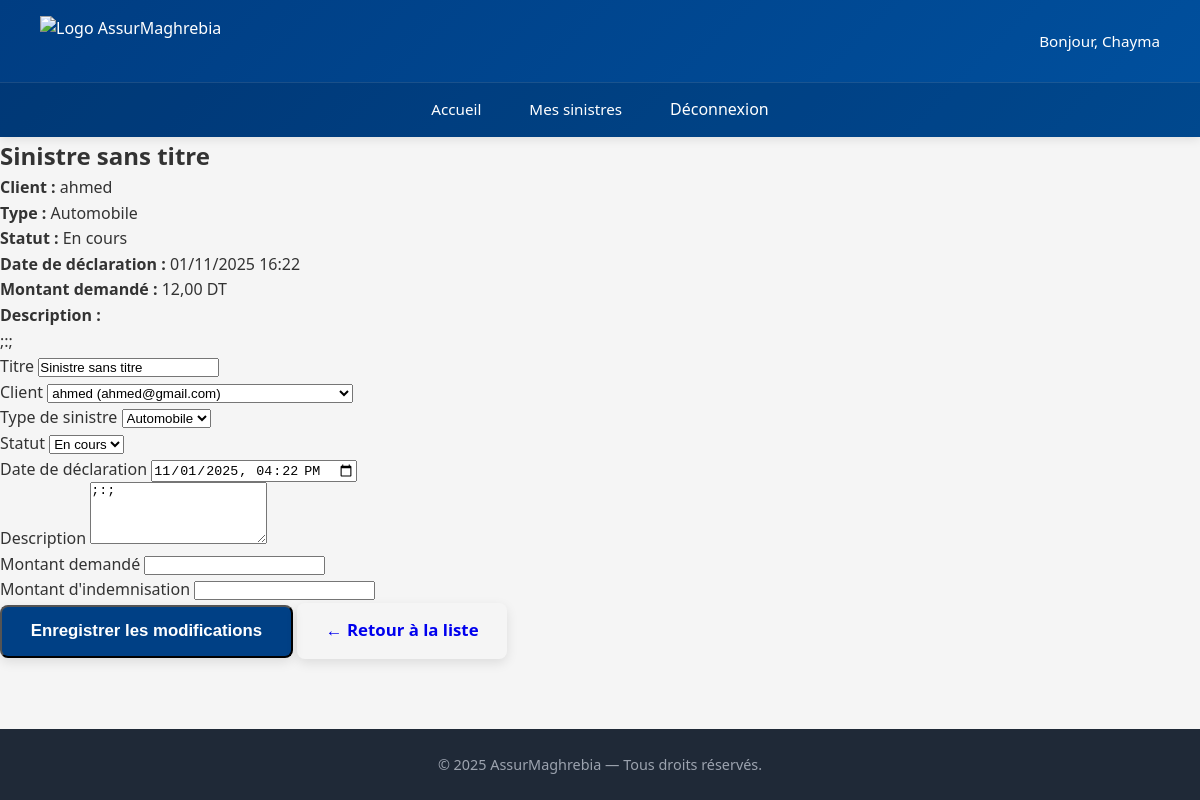
Screenshot of /sinistres/12/ (signed in) with the database file from the repository.
### sinistre/models.py (models this page shows, shortened)
class Sinistre(models.Model):
    class StatutChoices(models.TextChoices):
        EN_COURS = 'en_cours', _('En cours')
        CLOS = 'clos', _('Clos')
        REFUSE = 'refuse', _('Refusé')
    class TypeSinistreChoices(models.TextChoices):
        AUTOMOBILE = 'automobile', _('Automobile')
        HABITATION = 'habitation', _('Habitation')
        SANTE = 'sante', _('Santé')
        AUTRE = 'autre', _('Autre')
    client = models.ForeignKey(
        User,
        on_delete=models.CASCADE,
        related_name="sinistres",
        verbose_name=_("Client")
    )
    titre = models.CharField(
        max_length=200,
        verbose_name=_("Titre"),
        help_text=_("Ex: Dégât des eaux - Appartement Tunis")
    )
    date_declaration = models.DateTimeField(
    default=timezone.now,
    verbose_name=_("Date de déclaration")
)
    type_sinistre = models.CharField(
        max_length=20,
        choices=TypeSinistreChoices.choices,
        verbose_name=_("Type de sinistre")
    )
    description = models.TextField(
        verbose_name=_("Description"),
        help_text=_("Décrivez les circonstances du sinistre")
    )
    statut = models.CharField(
        max_length=20,
        choices=StatutChoices.choices,
        default=StatutChoices.EN_COURS,
        verbose_name=_("Statut")
    )
    montant_demande = models.DecimalField(
        max_digits=10,
        decimal_places=2,
        null=True,
        blank=True,
        verbose_name=_("Montant demandé")
    )
    montant_indemnisation = models.DecimalField(
        max_digits=10,
        decimal_places=2,
        null=True,
        blank=True,
        verbose_name=_("Montant d'indemnisation")
    )
    class Meta:
        verbose_name = _("Sinistre")
        verbose_name_plural = _("Sinistres")
        ordering = ['-date_declaration']

### sinistre/views.py (the view, shortened to what this page needs)
# urls.py: path('<int:pk>/', views.detail_sinistre, name='detail_sinistre'),
@login_required
def detail_sinistre(request, pk):
    sinistre = get_object_or_404(Sinistre, pk=pk)
    if not (request.user.is_superuser or sinistre.client == request.user):
        raise PermissionDenied
    return render(request, "sinistre/detail.html", {
        "sinistre": sinistre,
        "users": User.objects.all(),
        "type_choices": Sinistre.TypeSinistreChoices.choices,
        "statut_choices": Sinistre.StatutChoices.choices,
        "titre_page": _("Détails du sinistre #%(id)s") % {'id': sinistre.id}
    })

### sinistre/templates/sinistre/detail.html (shortened to what this page needs)
{% extends 'base.html' %}
{% block content %}
<div class="container">
    <div class="card">
        <h2>{{ sinistre.titre }}</h2>
        <p><strong>Client :</strong> {{ sinistre.client.username }}</p>
        <p><strong>Type :</strong> {{ sinistre.get_type_sinistre_display }}</p>
        <p><strong>Statut :</strong> {{ sinistre.get_statut_display }}</p>
        <p><strong>Date de déclaration :</strong> {{ sinistre.date_declaration|date:"d/m/Y H:i" }}</p>
        <p><strong>Montant demandé :</strong>
            {% if sinistre.montant_demande %}{{ sinistre.montant_demande }} DT{% else %}Non spécifié{% endif %}
        </p>
        <p><strong>Description :</strong></p>
        <p>{{ sinistre.description }}</p>
        <form method="post">
            <div class="form-group">
                <label for="id_titre">Titre</label>
                <input type="text" name="titre" value="{{ sinistre.titre }}" class="form-control" required>
            </div>
            <div class="form-group">
                <label for="id_client">Client</label>
                <select name="client" class="form-select" required>
                    {% for user in users %}
                        <option value="{{ user.id }}" {% if user == sinistre.client %}selected{% endif %}>
                            {{ user.username }} ({{ user.email }})
                        </option>
                    {% endfor %}
                </select>
            </div>
            <div class="form-group">
                <label for="id_type_sinistre">Type de sinistre</label>
                <select name="type_sinistre" class="form-select" required>
                    {% for key, label in type_choices %}
                        <option value="{{ key }}" {% if sinistre.type_sinistre == key %}selected{% endif %}>
                            {{ label }}
                        </option>
                    {% endfor %}
                </select>
            </div>
            <div class="form-group">
                <label for="id_statut">Statut</label>
                <select name="statut" class="form-select" required>
                    {% for key, label in statut_choices %}
                        <option value="{{ key }}" {% if sinistre.statut == key %}selected{% endif %}>
                            {{ label }}
                        </option>
                    {% endfor %}
                </select>
            </div>
            <div class="form-group">
                <label for="id_date_declaration">Date de déclaration</label>
                <input type="datetime-local" name="date_declaration" value="{{ sinistre.date_declaration|date:'Y-m-d\\TH:i' }}" class="form-control" required>
            </div>
            <div class="form-group">
                <label for="id_description">Description</label>
                <textarea name="description" class="form-control" rows="4" required>{{ sinistre.description }}</textarea>
            </div>
            <div class="form-group">
                <label for="id_montant_demande">Montant demandé</label>
                <input type="number" step="0.01" name="montant_demande" value="{{ sinistre.montant_demande|default_if_none:'' }}" class="form-control">
            </div>
            <div class="form-group">
                <label for="id_montant_indemnisation">Montant d'indemnisation</label>
                <input type="number" step="0.01" name="montant_indemnisation" value="{{ sinistre.montant_indemnisation|default_if_none:'' }}" class="form-control">
            </div>
            <button type="submit" class="btn btn-primary">Enregistrer les modifications</button>
            <a href="{% url 'sinistre:liste_sinistres' %}" class="btn btn-secondary">← Retour à la liste</a>
        </form>
    </div>
</div>
{% endblock %}

### templates/base.html (shortened to what this page needs)
<!DOCTYPE html>
{% load static %}
<html lang="fr">
<head>
    <link rel="stylesheet" href="{% static 'css/style.css' %}">
</head>
<body>
    <header class="site-header">
        <div class="header-content">
            <img src="{% static 'images/logo.png' %}" alt="Logo AssurMaghrebia" class="logo">
            {% if user.is_authenticated %}
                <span class="user-info">Bonjour, {{ user.username|capfirst }}</span>
            {% endif %}
        </div>
        <nav class="main-nav" aria-label="Navigation principale">
            <ul>
                <li><a href="{% url 'accueil' %}">Accueil</a></li>
                {% if user.is_authenticated %}
                    <li><a href="{% url 'sinistre:liste_sinistres' %}">Mes sinistres</a></li>
                    <li>
                        <form method="post" action="{% url 'logout' %}" style="display: inline; margin: 0;">
                            <button type="submit" class="logout-link">Déconnexion</button>
                        </form>
                    </li>
                {% else %}
                    <li><a href="{% url 'login' %}">Connexion</a></li>
                {% endif %}
            </ul>
        </nav>
    </header>
    <main class="main-content">
        {% block content %}{% endblock %}
    </main>
    <footer class="site-footer">
        <p>&copy; 2025 AssurMaghrebia — Tous droits réservés.</p>
    </footer>
</body>
</html>

### assurmaghrebia/static/css/style.css (style rules this page uses)
* { margin: 0; padding: 0; box-sizing: border-box; }
body { font-family: Arial, sans-serif; line-height: 1.6; color: #333; background-color: #f9f9f9; }
.site-header { background-color: #004085; color: white; padding: 1rem 0; box-shadow: 0 2px 10px rgba(0, 0, 0, 0.1); position: sticky; top: 0; z-index: 100; }
.header-content { display: flex; justify-content: space-between; align-items: center; max-width: 1200px; margin: 0 auto; padding: 0 1rem; }
.logo { height: 50px; width: auto; }
.user-info { font-weight: bold; }
.main-nav ul { display: flex; list-style: none; gap: 1.5rem; justify-content: center; margin-top: 1rem; padding: 0; }
.main-nav a, .logout-link { color: white; text-decoration: none; font-weight: bold; padding: 0.5rem 1rem; border-radius: 4px; transition: background-color 0.2s; background: none; border: none; cursor: pointer; font: inherit; }
.main-content { max-width: 1200px; margin: 2rem auto; padding: 0 1rem; }
.site-footer { background-color: #333; color: white; text-align: center; padding: 1rem; margin-top: 3rem; }
.btn { display: inline-block; padding: 0.9rem 1.8rem; border-radius: 8px; font-weight: 600; text-decoration: none; transition: all 0.25s ease; font-size: 1.05rem; box-shadow: 0 4px 12px rgba(0, 0, 0, 0.1); }
.btn-primary { background: #004085; color: white; }

### templates/base.html (style rules this page uses)
* { margin: 0; padding: 0; box-sizing: border-box; }
body { font-family: 'Segoe UI', Tahoma, Geneva, Verdana, sans-serif; background: #f5f5f5; min-height: 100vh; display: flex; flex-direction: column; }
.site-header { background: linear-gradient(135deg, #003d82 0%, #00509e 100%); color: white; padding: 0; box-shadow: 0 2px 10px rgba(0,0,0,0.1); }
.header-content { display: flex; justify-content: space-between; align-items: center; padding: 16px 40px; max-width: 1400px; margin: 0 auto; }
.logo { height: 50px; width: auto; }
.user-info { font-size: 0.95rem; font-weight: 500; }
.main-nav { background: rgba(0, 0, 0, 0.1); border-top: 1px solid rgba(255, 255, 255, 0.1); }
.main-nav ul { list-style: none; display: flex; gap: 0; max-width: 1400px; margin: 0 auto; padding: 0 40px; }
.main-nav li { margin: 0; }
.main-nav a, .logout-link { display: block; color: white; text-decoration: none; padding: 14px 24px; transition: background 0.3s ease; font-weight: 500; font-size: 0.95rem; }
.logout-link { background: none; border: none; cursor: pointer; font: inherit; width: 100%; text-align: left; }
.main-content { flex: 1; padding: 0; max-width: 100%; margin: 0 auto; width: 100%; }
.site-footer { background: #1f2937; color: #9ca3af; text-align: center; padding: 24px 20px; margin-top: auto; font-size: 0.9rem; }

### rows the page displays
Sinistre: titre "Sinistre sans titre", client.username "ahmed", type_sinistre "Automobile", statut "En cours", date_declaration "01/11/2025 16:22", montant_demande "12,00", description ";:;", client "ahmed (ahmed@gmail.com)", date_declaration "11/01/2025 16:22"

### other values shown
{{ user.username|capfirst }} "Chayma"
